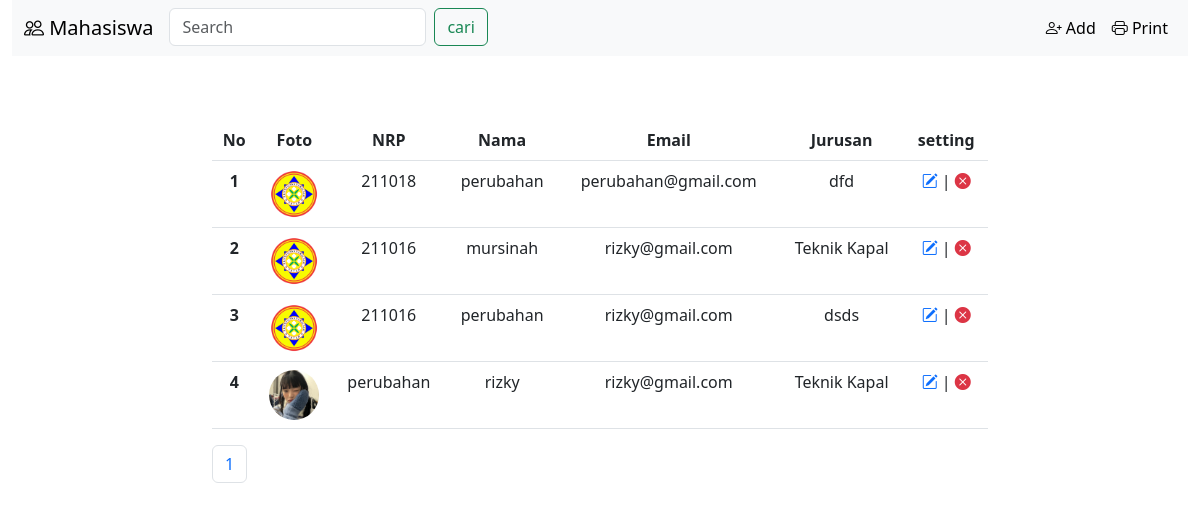
The page / on the database its author committed.
### tables this page shows
CREATE TABLE `mahasiswa` (
  `id` int(11) NOT NULL,
  `nama` varchar(100) NOT NULL,
  `nrp` char(9) NOT NULL,
  `email` varchar(100) NOT NULL,
  `jurusan` varchar(100) NOT NULL,
  `gambar` varchar(100) NOT NULL
);

### functions.php (called while the page is built, shortened)
<?php
require 'config.php';
function query($query)
{
    global $conn;
    $result = mysqli_query($conn, $query);
    $rows = [];
    while ($row = mysqli_fetch_assoc($result)) {
        $rows[] = $row;
    }
    return $rows;
}

### index.php (the view, shortened to what this page needs)
<?php
require 'config.php';
require 'functions.php';
$jumlahDataPerHalaman = 5;
$jumlahData = count(query("SELECT * FROM mahasiswa"));
$jumlahHalaman = ceil($jumlahData / $jumlahDataPerHalaman);
$pActive = (isset($_GET["halaman"])) ? $_GET["halaman"] : 1;
$awalData = ($jumlahDataPerHalaman * $pActive) - $jumlahDataPerHalaman;
$mahasiswa = query("SELECT * FROM mahasiswa LIMIT $awalData, $jumlahDataPerHalaman");
?>
<!DOCTYPE html>
<html lang="en">
<head>
    <link href="https://cdn.jsdelivr.net/npm/bootstrap@5.3.0/dist/css/bootstrap.min.css" rel="stylesheet">
    <link rel="stylesheet" href="https://cdn.jsdelivr.net/npm/bootstrap-icons@1.10.5/font/bootstrap-icons.css">
</head>
<body>
    <div class="container-fluid text-center">
        <nav class="navbar navbar-expand bg-body-tertiary">
            <div class="container-fluid">
                <div class="d-flex">
                    <a class="navbar-brand" href="/"><i class="bi bi-people"></i> Mahasiswa</i></a>
                    <div class="search-input">
                        <form class="d-flex" action="" method="post">
                            <input class="form-control me-2" type="text" name="keyword" placeholder="Search" aria-label="Search" autocomplete="off">
                            <button class="btn btn-outline-success" type="submit" name="cari">cari</button>
                        </form>
                    </div>
                </div>
                <div class="navbar-collapse justify-content-end">
                    <ul class="navbar-nav">
                        <li class="nav-item">
                            <a class="nav-link active" aria-current="page" href="add-mahasiswa.php"><i class="bi bi-person-plus"></i>
                                Add</i></a>
                        </li>
                        <li class="nav-item">
                            <button class="nav-link active" aria-current="page" id="btnCetak" onclick="cetak()"><i class="bi bi-printer"></i> Print</button>
                        </li>
                    </ul>
                </div>
            </div>
        </nav>
        <div class="row mt-5">
            <div class="col-sm-12 offset-lg-2 col-lg-8 mt-3">
                <table class="table">
                    <thead>
                        <tr>
                            <th scope="col">No</th>
                            <th scope="col">Foto</th>
                            <th scope="col">NRP</th>
                            <th scope="col">Nama</th>
                            <th scope="col">Email</th>
                            <th scope="col">Jurusan</th>
                            <th scope="col">setting</th>
                        </tr>
                    </thead>
                    <?php $i = 1; ?>
                    <?php foreach ($mahasiswa as $mhs) : ?>
                        <tbody>
                            <tr>
                                <th scope="row"><?= $i ?></th>
                                <td><img class="img rounded-circle" src="assets/images/<?= $mhs["gambar"]; ?>" width="50px"></td>
                                <td><?= $mhs["nrp"]; ?></td>
                                <td><?= $mhs["nama"]; ?></td>
                                <td><?= $mhs["email"]; ?></td>
                                <td><?= $mhs["jurusan"]; ?></td>
                                <td>
                                    <a href="update-mahasiswa.php?id=<?= $mhs["id"]; ?>"><i class="bi bi-pencil-square"></i></a> |
                                    <a href="process/process-delete.php?id=<?= $mhs["id"]; ?>" onclick="return confirm('yakin?');"><i class="text-danger bi bi-x-circle-fill"></i></a>
                                </td>
                            </tr>
                            <?php $i++; ?>
                        <?php endforeach; ?>
                        </tbody>
                </table>
                <nav aria-label="Page navigation example">
                    <ul class="pagination">
                        <?php for ($i = 1; $i <= $jumlahHalaman; $i++) : ?>
                            <li class="page-item">
                                <?php if ($i == $pActive) : ?>
                                    <a class="page-link" href="?halaman=<?= $i; ?>"><?= $i; ?></a>
                                <?php else : ?>
                                    <a class="page-link" href="?halaman=<?= $i; ?>"><?= $i; ?></a>
                                <?php endif; ?>
                            </li>
                        <?php endfor; ?>
                    </ul>
                </nav>
            </div>
        </div>
    </div>
</body>
</html>

### rows shown on the page
mahasiswa: gambar (picture), nrp "211018", nama "perubahan", email "perubahan@gmail.com", jurusan "dfd"
mahasiswa: gambar (picture), nrp "211016", nama "mursinah", email "rizky@gmail.com", jurusan "Teknik Kapal"
mahasiswa: gambar (picture), nrp "211016", nama "perubahan", email "rizky@gmail.com", jurusan "dsds"
mahasiswa: gambar (picture), nrp "perubahan", nama "rizky", email "rizky@gmail.com", jurusan "Teknik Kapal"
